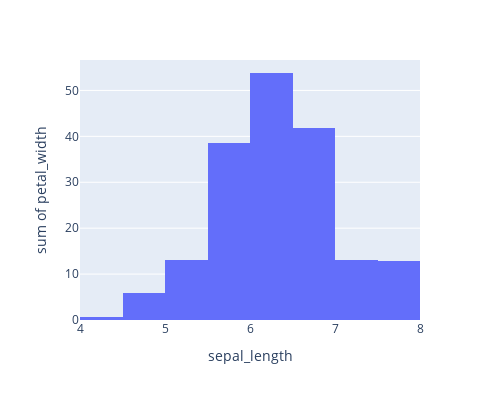

The notebook cell saved with this chart:
### Markdown cell above
## Histogram

### Code cell
# plotting the histogram
fig = px.histogram(df, x="sepal_length", y="petal_width", width=500, height=400)
 
# showing the plot
fig.show()

### Figure 1 — Plotly figure (JSON) as saved in the notebook; plotly's stock layout.template omitted (floating-point values rounded to 4 significant figures; data arrays with more than 128 entries replaced by an {"elided": "..."} marker saying what was removed)
{"data": [{"alignmentgroup": "True", "bingroup": "x", "histfunc": "sum", "hovertemplate": "sepal_length=%{x}<br>sum of petal_width=%{y}<extra></extra>", "legendgroup": "", "marker": {"color": "#636efa", "pattern": {"shape": ""}}, "name": "", "offsetgroup": "", "orientation": "v", "showlegend": false, "type": "histogram", "x": {"elided": "150 float values"}, "xaxis": "x", "y": {"elided": "150 float values"}, "yaxis": "y"}], "layout": {"barmode": "relative", "height": 400, "legend": {"tracegroupgap": 0}, "margin": {"t": 60}, "width": 500, "xaxis": {"anchor": "y", "domain": [0, 1], "title": {"text": "sepal_length"}}, "yaxis": {"anchor": "x", "domain": [0, 1], "title": {"text": "sum of petal_width"}}}}
